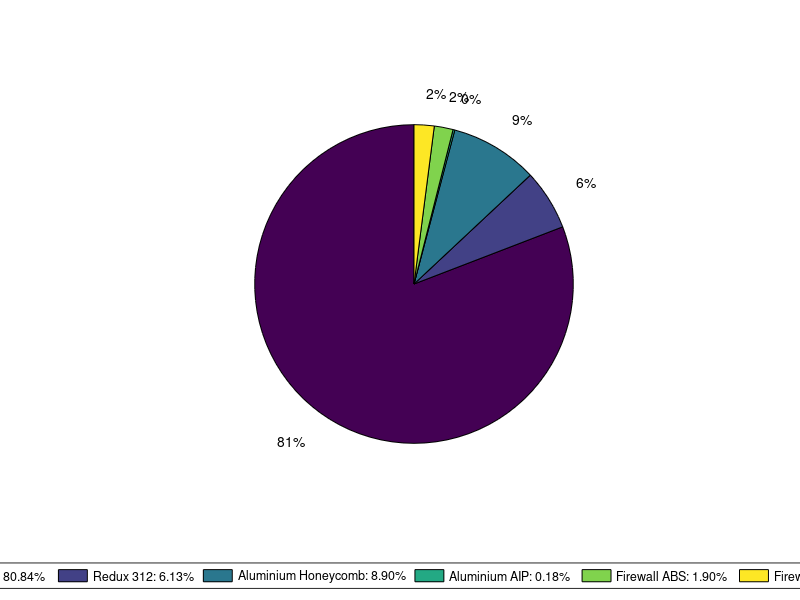

This figure's MATLAB source:
% Data for the pie chart
materials = {'IM7/8552', 'Redux 312', 'Aluminium Honeycomb', 'Aluminium AIP', 'Firewall ABS','Firewall Aluminium'};
costs = [3146.50, 238.67, 346.45, 7.10 74.13 79.20];

% Calculate percentages
percentages = (costs / sum(costs)) * 100;

% Create the labels with percentages
percentageLabels = cell(size(materials));
for i = 1:length(materials)
    percentageLabels{i} = sprintf('%s: %.2f%%', materials{i}, percentages(i));
end

% Create a pie chart
figure;
pie(costs);
%title('Cost Breakdown of Materials');

% Optional: Display legend
legend(percentageLabels, 'Location', 'southoutside', 'Orientation', 'horizontal');

%betterPlot(piechart)